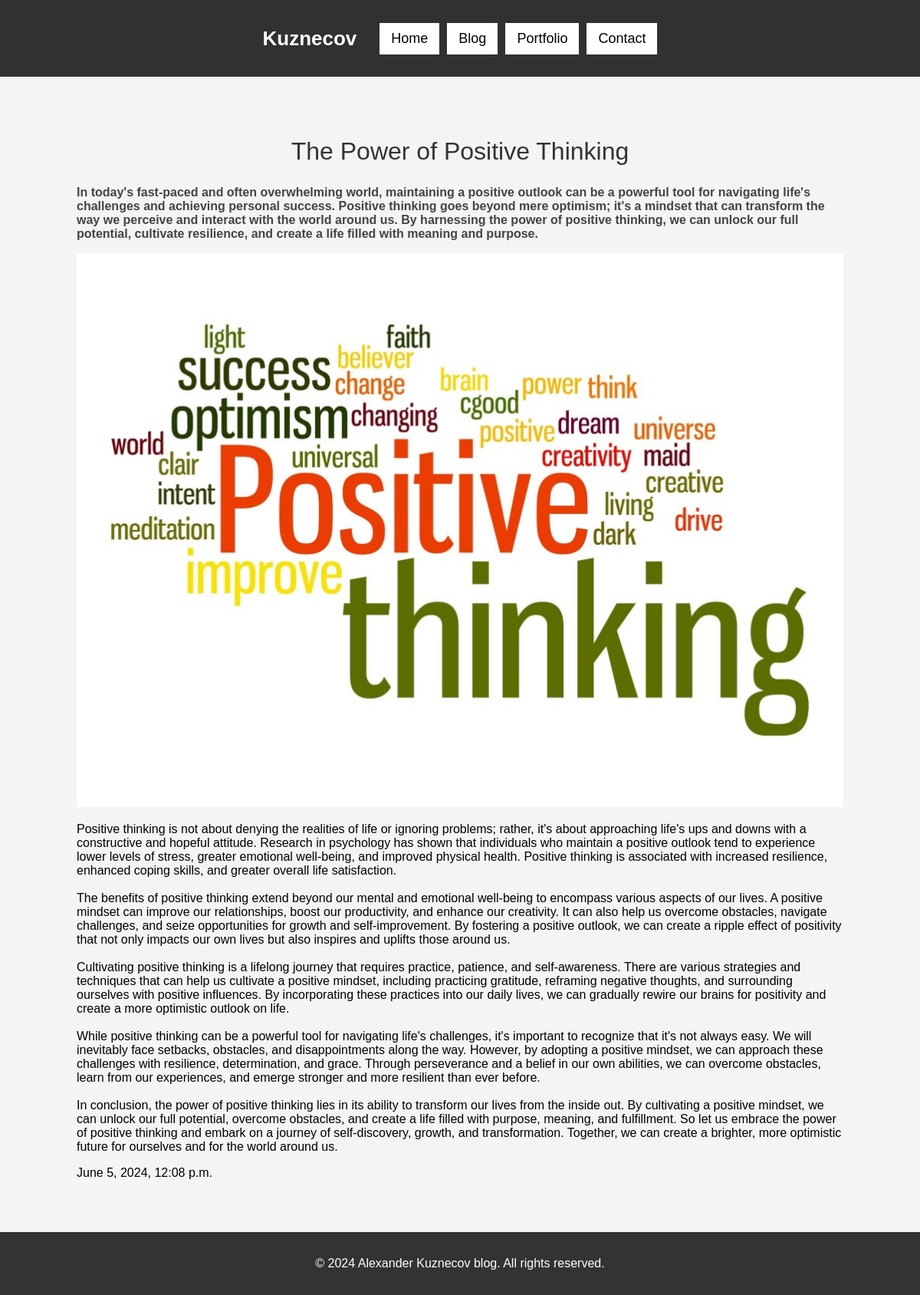
The app's page /blog/the-power-of-positive-thinking/ with its own data.
### home/models.py (models this page shows, shortened)
class PostItem(models.Model):
    title = models.CharField(max_length=50)
    subtitle = models.TextField(max_length=700)
    text = models.TextField(max_length=20000)
    date = models.DateTimeField(auto_now_add=True)
    slug = models.CharField(max_length=50, default='default-slug')
    banner = models.ImageField(default='fallback.jpg', blank=True)

### home/views.py (the view)
# urls.py: path('blog/<slug>/', views.post_details, name='PostDetails'),
def post_details(request, slug):
    post = PostItem.objects.get(slug=slug)
    return render(request, 'post_details.html', {'post': post})

### home/templates/post_details.html (shortened to what this page needs)
{% extends "base.html" %}
{% block post_details %}
    {% if post %}
        <div class="post-details-item">
            <div class="card">
                <h2 class="card-title">{{ post.title }}</h2>
                <p class="card-subtitle">{{ post.subtitle }}</p>
                <img class="banner" src="{{ post.banner.url }}" alt="{{ post.title }}">
                <p class="card-text">{{ post.text }}</p>
                <p class="card-date">{{ post.date }}</p>
            </div>
        </div>
    {% endif %}
{% endblock %}

### home/static/css/main.css (style rules this page uses)
html { scroll-behavior: smooth; }
body { font-family: Arial, sans-serif; margin: 0; padding: 0; background-color: #f4f4f4; color: #000; display: flex; flex-direction: column; min-height: 100vh; }
* { box-sizing: border-box; }
.card-text { white-space: pre-line; }
.card-title { font-weight: 400; }
.card-subtitle { font-weight: bold; color: #444; }
.post-details-item .card { max-width: 1000px; width: 90%; cursor: default; margin: 0 auto; }
.post-details-item .card img { max-width: 1170px; width: 100%; }
h2 { font-size: 2rem; color: #333; text-align: center; }

### records on screen
PostItem: title "The Power of Positive Thinking", subtitle "In today's fast-paced and often overwhelming world, maintaining a positive outlook can be a powerful tool for navigating life's challenges and achieving personal success. Positive thinking goes beyond mere optimism; it's a mindset that can transform the way we perceive and interact with the world around us. By harnessing the power of positive thinking, we can unlock our full potential, cultivate resilience, and create a life filled with meaning and purpose.", banner (picture), text "Positive thinking is not about denying the realities of life or ignoring problems; rather, it's about approaching life's ups and downs with a constructive and hopeful attitude. Research in psychology has shown that individuals who maintain a positive outlook tend to experience lower levels of stress, greater emotional well-being, and improved physical health. Positive thinking is associated with increased resilience, enhanced coping skills, and greater overall life satisfaction. The benefits of positive thinking extend beyond our mental and emotional well-being to encompass various aspects of our lives. A positive mindset can improve our relationships, boost our productivity, and enhance…", date "June 5, 2024, 12:08 p.m."
